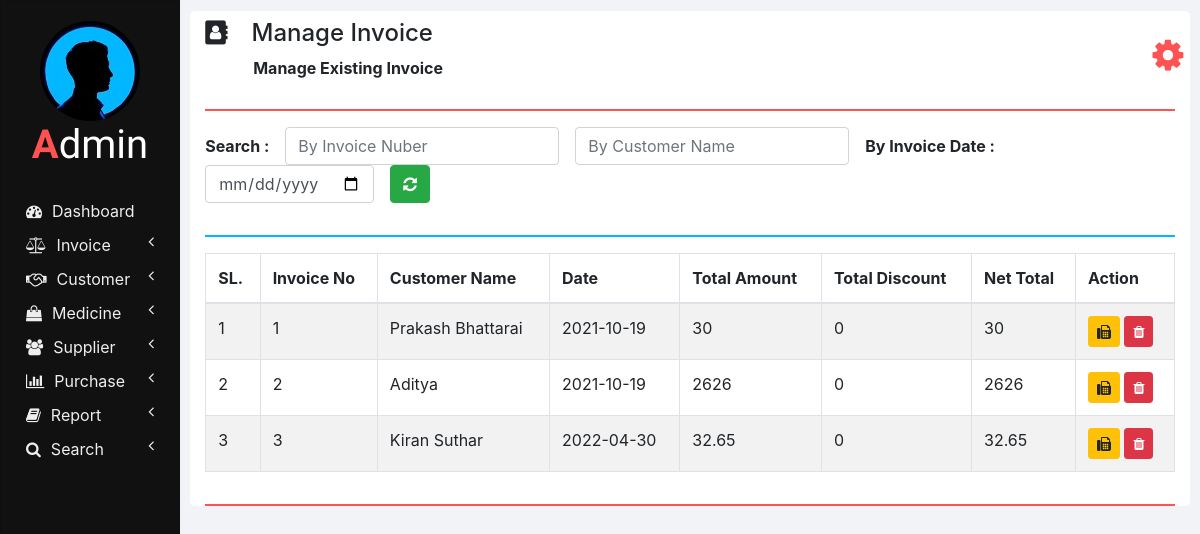
/manage_invoice.php, run on an earlier commit of the app's database.
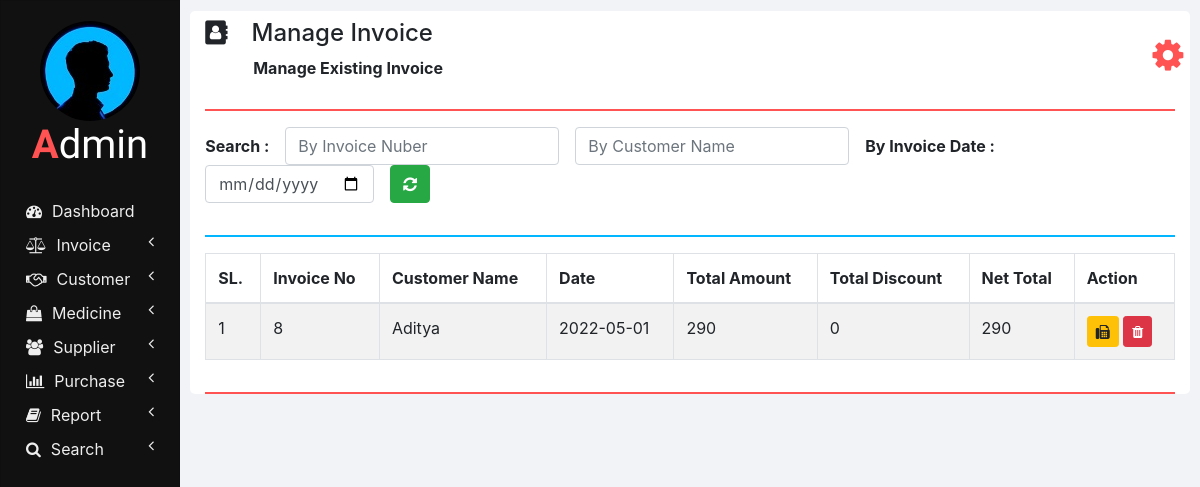
And on a later commit of the database.
### tables this page shows
CREATE TABLE `invoices` (
  `INVOICE_ID` int(11) NOT NULL,
  `NET_TOTAL` double NOT NULL DEFAULT 0,
  `INVOICE_DATE` date NOT NULL DEFAULT current_timestamp(),
  `CUSTOMER_ID` int(11) NOT NULL,
  `TOTAL_AMOUNT` double NOT NULL,
  `TOTAL_DISCOUNT` double NOT NULL
);

CREATE TABLE `customers` (
  `ID` int(11) NOT NULL,
  `NAME` varchar(20) NOT NULL,
  `CONTACT_NUMBER` varchar(10) NOT NULL,
  `ADDRESS` varchar(100) NOT NULL,
  `DOCTOR_NAME` varchar(20) NOT NULL,
  `DOCTOR_ADDRESS` varchar(100) NOT NULL
);

### php/manage_invoice.php (the view, shortened to what this page needs)
<?php
  function showInvoices() {
    require "db_connection.php";
    if($con) {
      $seq_no = 0;
      $query = "SELECT * FROM invoices INNER JOIN customers ON invoices.CUSTOMER_ID = customers.ID";
      $result = mysqli_query($con, $query);
      while($row = mysqli_fetch_array($result)) {
        $seq_no++;
        showInvoiceRow($seq_no, $row);
      }
    }
  }
  function showInvoiceRow($seq_no, $row) {
    ?>
    <tr>
      <td><?php echo $seq_no; ?></td>
      <td><?php echo $row['INVOICE_ID']; ?></td>
      <td><?php echo $row['NAME']; ?></td>
      <td><?php echo $row['INVOICE_DATE']; ?></td>
      <td><?php echo $row['TOTAL_AMOUNT']; ?></td>
      <td><?php echo $row['TOTAL_DISCOUNT']; ?></td>
      <td><?php echo $row['NET_TOTAL']; ?></td>
      <td>
        <button class="btn btn-warning btn-sm" onclick="printInvoice(<?php echo $row['INVOICE_ID']; ?>);">
          <i class="fa fa-fax"></i>
        </button>
        <button class="btn btn-danger btn-sm" onclick="deleteInvoice(<?php echo $row['INVOICE_ID']; ?>);">
          <i class="fa fa-trash"></i>
        </button>
      </td>
    </tr>
    <?php
  }
    ?>

### manage_invoice.php (shortened to what this page needs)
<!DOCTYPE html>
<html lang="en" dir="ltr">
  <head>
    <link rel="stylesheet" href="bootstrap/css/bootstrap.min.css">
    <link rel="stylesheet" href="https://use.fontawesome.com/releases/v5.3.1/css/all.css">
    <link rel="stylesheet" href="https://cdnjs.cloudflare.com/ajax/libs/font-awesome/4.7.0/css/font-awesome.min.css">
    <link rel="stylesheet" href="css/sidenav.css">
    <link rel="stylesheet" href="css/home.css">
  </head>
  <body>
    <div class="container-fluid">
      <div class="container">
        <?php
          require "php/header.php";
          createHeader('address-book', 'Manage Invoice', 'Manage Existing Invoice');
        ?>
        <div class="row">
          <div class="col-md-12 form-group form-inline">
            <label class="font-weight-bold" for="">Search :&emsp;</label>
            <input type="number" class="form-control" id="by_invoice_number" placeholder="By Invoice Nuber" onkeyup="searchInvoice(this.value, 'INVOICE_ID');">
            &emsp;<input type="text" class="form-control" id="by_customer_name" placeholder="By Customer Name" onkeyup="searchInvoice(this.value, 'NAME');">
            &emsp;<label class="font-weight-bold" for="">By Invoice Date :&emsp;</label>
            <input type="date" class="form-control" id="by_date" onchange="searchInvoice(this.value, 'INVOICE_DATE');">
            &emsp;<button class="btn btn-success font-weight-bold" onclick="refresh();"><i class="fa fa-refresh"></i></button>
          </div>
          <div class="col col-md-12">
            <hr class="col-md-12" style="padding: 0px; border-top: 2px solid  #02b6ff;">
          </div>
          <div class="col col-md-12 table-responsive">
            <div class="table-responsive">
            	<table class="table table-bordered table-striped table-hover">
            		<thead>
            			<tr>
            				<th>SL.</th>
            				<th>Invoice No</th>
            				<th>Customer Name</th>
            				<th>Date</th>
                    <th>Total Amount</th>
                    <th>Total Discount</th>
                    <th>Net Total</th>
                    <th>Action</th>
            			</tr>
            		</thead>
                <tbody id="invoices_div">
                  <?php
                    require 'php/manage_invoice.php';
                    showInvoices();
                  ?>
                </tbody>
            	</table>
            </div>
          </div>
        </div>
        <hr style="border-top: 2px solid #ff5252;">
      </div>
    </div>
  </body>
</html>

### php/header.php
<?php
  function createHeader($icon, $heading, $sub_heading) {
    echo '
    <section class="row content-header">
      <div class="header-title col-md-11">
        <p class="h4 pt-2"><i class="fa fa-'.$icon.'"></i>&emsp;'.$heading.'</p>
        &emsp;&emsp;&emsp;<small class="font-weight-bold h6">'.$sub_heading.'</small>
      </div>
      <div class="col-md-1 user_options">
        <button class="col col-md-1 m-3" onclick="showOptions();">
          <i class="fa fa-gear"></i>
        </button>
        <div id="mark"><i class="fa fa-play fa-rotate-270"></i></div>
        <ul id="options" class="options list-unstyled" style="display: none;">
          <li>
            <a href="my_profile.php"><i class="fa fa-user"></i><span>My Profile</span></a>
          </li>
          <li>
            <a href="change_password.php"><i class="fa fa-edit"></i><span>Change Password</span></a>
          </li>
          <li>
            <a href="logout.php"><i class="fa fa-key"></i><span>Logout</span></a>
          </li>
        </ul>
      </div>
    </section>
    <hr style="border-top: 2px solid #ff5252;">
    ';
  }
?>

### css/sidenav.css (style rules this page uses)
body { background-color: #f1f3f6; }
.sidenav { width: 15%; height: 100vh; background-color: #222222; position: fixed; z-index: 1; flex: 1 0 auto; }
.card { width: 100%; height: 100%; top: 0; border-radius: 0; background-color: #111111; }
.logo .logo-caption { font-family: 'Poiret One', cursive; color: #ffffff; text-align: center; margin-bottom: 25px; }
.logo .profile { margin-left: 50%; border-radius: 50%; transform: translate(-50%); }
.logo .tweak { color: #ff5252; font-weight: bold; }
.main-menu-item { padding: 5px 5px; cursor: pointer; }
.main-menu-item > a { color: #eeeeee; text-decoration: none; font-size: 16px; }
.main-menu-item > a > span { margin-left: 10px; }

### css/home.css (style rules this page uses)
html, body { height: 100vh; }
.container-fluid { margin-left: 15%; width: 85%; background: #f1f3f6; padding: 1px 0 0 0; flex: 1 0 auto; }
.container { margin: 0; max-width: 98%; margin: 1%; background-color: #ffffff; border-radius: 5px; }
.user_options button { max-width: 50px; max-height: 50px; font-size: 36px; background-color: #ffffff; color: #ff5252; border: none; outline: none; }
input[type=number] { -moz-appearance: textfield; }

What changed in the data, as far as the page shows it:
removed invoices: seq_no "1", INVOICE_ID "1", CUSTOMER_ID.NAME "Prakash Bhattarai", INVOICE_DATE "2021-10-19", TOTAL_AMOUNT "30", TOTAL_DISCOUNT "0", NET_TOTAL "30"
removed invoices: seq_no "2", INVOICE_ID "2", CUSTOMER_ID.NAME "Aditya", INVOICE_DATE "2021-10-19", TOTAL_AMOUNT "2626", TOTAL_DISCOUNT "0", NET_TOTAL "2626"
removed invoices: seq_no "3", INVOICE_ID "3", CUSTOMER_ID.NAME "Kiran Suthar", INVOICE_DATE "2022-04-30", TOTAL_AMOUNT "32.65", TOTAL_DISCOUNT "0", NET_TOTAL "32.65"
added invoices: seq_no "1", INVOICE_ID "8", CUSTOMER_ID.NAME "Aditya", INVOICE_DATE "2022-05-01", TOTAL_AMOUNT "290", TOTAL_DISCOUNT "0", NET_TOTAL "290"
